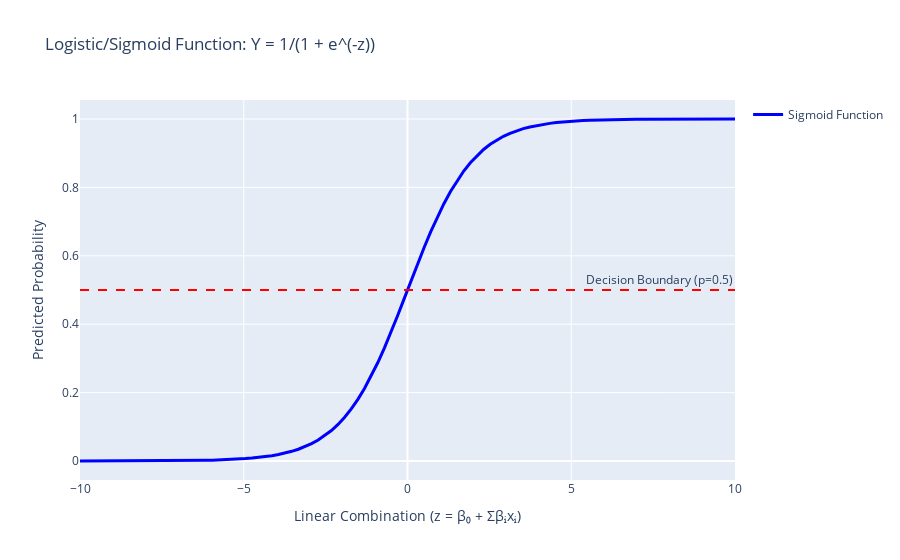
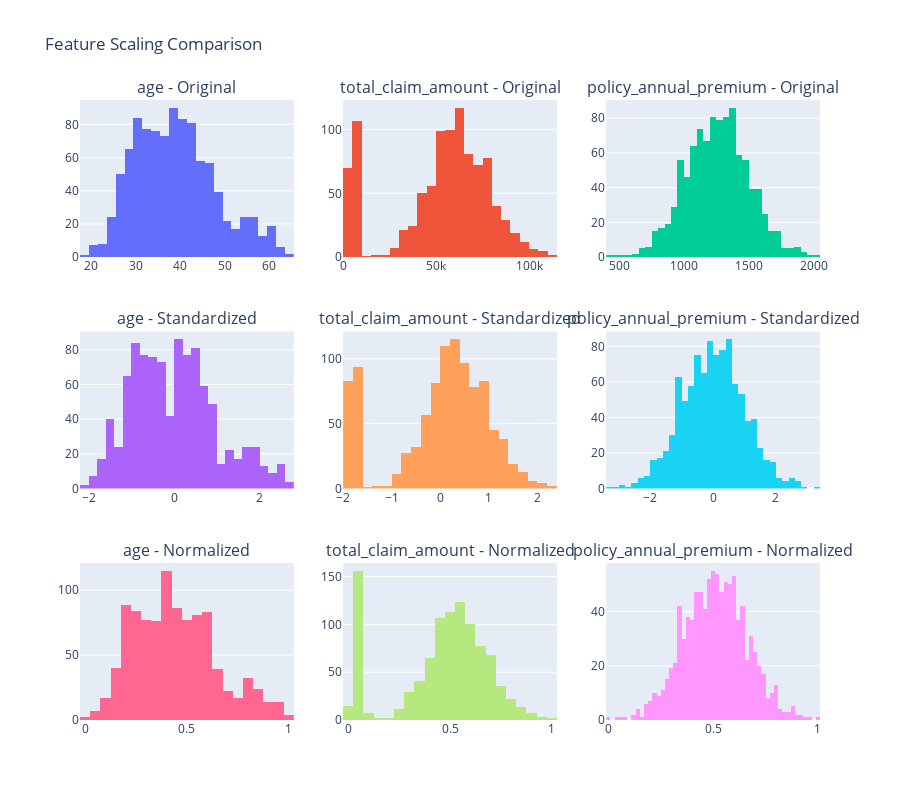
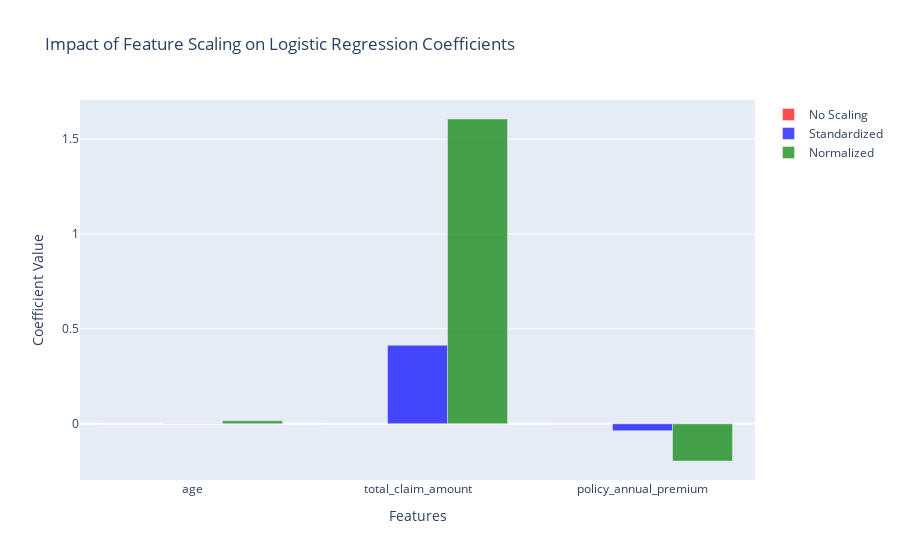

The code cell stored with these charts, in order, in its notebook:
### Markdown cell above
## Week 4: Logistic Regression and Feature Scaling
**Goal:** Establish a solid baseline using the classic logistic regression approach while understanding its mathematical foundation.

**Mathematical Foundation:** Unlike linear regression that directly predicts Y, logistic regression uses the logistic (sigmoid) function to ensure predictions stay between 0 and 1:

$$\text{Logit}(Y) = \log\left(\frac{Y}{1-Y}\right) = \beta_0 + \sum_i \beta_i X_i$$

This transforms to the familiar sigmoid function:
$$Y = \frac{1}{1 + e^{-(\beta_0 + \sum_i \beta_i X_i)}}$$

**Loss Function:** Logistic regression uses cross-entropy loss instead of mean squared error:
$$\text{Loss} = -\frac{1}{N}\sum\left[y_i \log(p_i) + (1-y_i)\log(1-p_i)\right]$$

Where $p_i$ is the predicted probability for the $i^{th}$ sample.

**Feature Scaling Theory:** Scaling is crucial for logistic regression because:
- **Standardization**: $X = \frac{X - X_{\text{mean}}}{X_{\text{std}}}$ (mean=0, std=1)
- **Normalization**: $X = \frac{X - X_{\text{min}}}{X_{\text{max}} - X_{\text{min}}}$ (range 0-1)

Without scaling, features with larger magnitudes dominate gradient descent, causing slow convergence and potentially missing important small-scale features.

**Vulnerabilities:** 
- **Outliers**: Extreme values can cause $\log(p_i) \approx -1000$, heavily influencing the loss
- **Multicollinearity**: Like linear regression, highly correlated features make coefficients unstable
- **Independent samples required**: Time series or correlated data violates assumptions

**Avoiding Overfitting:** I used L2 regularization (ridge penalty) to shrink coefficients and prevent overconfidence in weak patterns. Cross-validation automatically found the best regularization strength.

**Evaluation:** Stuck with AUC as the primary metric for consistency across all weeks. Used LogisticRegressionCV to efficiently tune the regularization parameter (C) across a wide range of values.

**Results:** Surprisingly strong performance with AUC of 0.937 and 89% accuracy. This exceeded expectations for a baseline model and suggests that many fraud patterns are actually linear rather than complex.

**Connection to Data Exploration:** Our EDA revealed clear linear relationships between claim amounts and fraud, plus systematic differences in feature distributions. The box plots and correlation analysis hinted that logistic regression would work well - and it did.

**References:** Yellowdig suggested resource like (https://www.geeksforgeeks.org/machine-learning/logistic-regression-and-the-feature-scaling-ensemble/) and scikit-learn documentation for implementation best practices.

### Code cell
# Demonstrate logistic regression mathematical concepts
if 'df' in globals():
    import numpy as np
    import matplotlib.pyplot as plt
    import seaborn as sns
    from sklearn.preprocessing import StandardScaler, MinMaxScaler
    from sklearn.linear_model import LogisticRegression
    from sklearn.metrics import log_loss
    import plotly.graph_objects as go
    from plotly.subplots import make_subplots

    # 1. code obtained for logistic function.
    z = np.linspace(-10, 10, 100)
    sigmoid = 1 / (1 + np.exp(-z))
    
    fig1 = go.Figure()
    fig1.add_trace(go.Scatter(x=z, y=sigmoid, mode='lines', name='Sigmoid Function',
                             line=dict(width=3, color='blue')))
    fig1.add_hline(y=0.5, line_dash="dash", line_color="red", 
                   annotation_text="Decision Boundary (p=0.5)")
    fig1.update_layout(
        title='Logistic/Sigmoid Function: Y = 1/(1 + e^(-z))',
        xaxis_title='Linear Combination (z = β₀ + Σβᵢxᵢ)',
        yaxis_title='Predicted Probability',
        showlegend=True
    )
    fig1.show()
    
    # 2. Compare different methods using pre-encoded numeric features
    demo_features = ['age', 'total_claim_amount', 'policy_annual_premium']
    X_demo = df[demo_features].copy()
    
    print(f"Using pre-encoded features from centralized encoding (Week 4)")
    print(f"Demo using {len(demo_features)} numeric features for scaling comparison\n")
    
    # Original scale
    scaler_std = StandardScaler()
    scaler_norm = MinMaxScaler()
    
    X_std = scaler_std.fit_transform(X_demo)
    X_norm = scaler_norm.fit_transform(X_demo)
    
   #Visuals
    fig2 = make_subplots(
        rows=3, cols=3,
        subplot_titles=[f'{feat} - Original' for feat in demo_features] + 
                       [f'{feat} - Standardized' for feat in demo_features] + 
                       [f'{feat} - Normalized' for feat in demo_features],
        vertical_spacing=0.12
    )
    
    # Original data
    for i, feat in enumerate(demo_features):
        fig2.add_trace(go.Histogram(x=X_demo[feat], name=f'{feat} Original', 
                                   showlegend=False), row=1, col=i+1)
    
    # Standardized data
    for i, feat in enumerate(demo_features):
        fig2.add_trace(go.Histogram(x=X_std[:, i], name=f'{feat} Standardized',
                                   showlegend=False), row=2, col=i+1)
    
    # Normalized data
    for i, feat in enumerate(demo_features):
        fig2.add_trace(go.Histogram(x=X_norm[:, i], name=f'{feat} Normalized',
                                   showlegend=False), row=3, col=i+1)
    
    fig2.update_layout(height=800, title_text="Feature Scaling Comparison")
    fig2.show()
    
    # 3. Impact of scaling on model coefficients
    y_demo = df['fraud_reported']
    
    models = {
        'No Scaling': LogisticRegression(max_iter=1000, random_state=42),
        'Standardized': LogisticRegression(max_iter=1000, random_state=42),
        'Normalized': LogisticRegression(max_iter=1000, random_state=42)
    }
    
    datasets = {
        'No Scaling': X_demo,
        'Standardized': pd.DataFrame(X_std, columns=demo_features),
        'Normalized': pd.DataFrame(X_norm, columns=demo_features)
    }
    
    coef_comparison = []
    for name, model in models.items():
        X_data = datasets[name]
        model.fit(X_data, y_demo)
        
        for i, feat in enumerate(demo_features):
            coef_comparison.append({
                'Feature': feat,
                'Scaling': name,
                'Coefficient': model.coef_[0][i],
                'Abs_Coefficient': abs(model.coef_[0][i])
            })
    
    coef_df = pd.DataFrame(coef_comparison)
    
    fig3 = go.Figure()
    
    scaling_methods = ['No Scaling', 'Standardized', 'Normalized']
    colors = ['red', 'blue', 'green']
    
    for i, scaling in enumerate(scaling_methods):
        subset = coef_df[coef_df['Scaling'] == scaling]
        fig3.add_trace(go.Bar(
            name=scaling,
            x=subset['Feature'],
            y=subset['Coefficient'],
            marker_color=colors[i],
            opacity=0.7
        ))
    
    fig3.update_layout(
        title='Impact of Feature Scaling on Logistic Regression Coefficients',
        xaxis_title='Features',
        yaxis_title='Coefficient Value',
        barmode='group'
    )
    fig3.show()
    
#Cross entropy
    true_labels = np.array([0, 0, 1, 1, 0, 1, 0, 1])
    prob_ranges = np.linspace(0.001, 0.999, 100)  # Avoid log(0)
    
    losses_for_y1 = [-np.log(p) for p in prob_ranges]  # When true label = 1
    losses_for_y0 = [-np.log(1-p) for p in prob_ranges]  # When true label = 0
    
    fig4 = go.Figure()
    fig4.add_trace(go.Scatter(x=prob_ranges, y=losses_for_y1, mode='lines',
                             name='True Label = 1', line=dict(color='red')))
    fig4.add_trace(go.Scatter(x=prob_ranges, y=losses_for_y0, mode='lines',
                             name='True Label = 0', line=dict(color='blue')))
    fig4.update_layout(
        title='Cross-Entropy Loss Function Behavior',
        xaxis_title='Predicted Probability',
        yaxis_title='Loss Value',
        yaxis=dict(range=[0, 5])
    )
    fig4.show()
    
    print("=== FEATURE SCALING IMPACT SUMMARY ===")
    print("\nOriginal data statistics:")
    print(X_demo.describe())
    print(f"\nCoefficient magnitudes by scaling method:")
    for scaling in scaling_methods:
        subset = coef_df[coef_df['Scaling'] == scaling]
        avg_coef = subset['Abs_Coefficient'].mean()
        print(f"{scaling}: Average |coefficient| = {avg_coef:.4f}")
    
else:
    print("Data not loaded.")

### Figure 1 — Plotly figure (JSON) as saved in the notebook; plotly's stock layout.template omitted (floating-point values rounded to 4 significant figures)
{"data": [{"line": {"color": "blue", "width": 3}, "mode": "lines", "name": "Sigmoid Function", "type": "scatter", "x": [-10.0, -9.798, -9.596, -9.394, -9.192, -8.99, -8.788, -8.586, -8.384, -8.182, -7.98, -7.778, -7.576, -7.374, -7.172, -6.97, -6.768, -6.566, -6.364, -6.162, -5.96, -5.758, -5.556, -5.354, -5.152, -4.949, -4.747, -4.545, -4.343, -4.141, -3.939, -3.737, -3.535, -3.333, -3.131, -2.929, -2.727, -2.525, -2.323, -2.121, -1.919, -1.717, -1.515, -1.313, -1.111, -0.9091, -0.7071, -0.5051, -0.303, -0.101, 0.101, 0.303, 0.5051, 0.7071, 0.9091, 1.111, 1.313, 1.515, 1.717, 1.919, 2.121, 2.323, 2.525, 2.727, 2.929, 3.131, 3.333, 3.535, 3.737, 3.939, 4.141, 4.343, 4.545, 4.747, 4.949, 5.152, 5.354, 5.556, 5.758, 5.96, 6.162, 6.364, 6.566, 6.768, 6.97, 7.172, 7.374, 7.576, 7.778, 7.98, 8.182, 8.384, 8.586, 8.788, 8.99, 9.192, 9.394, 9.596, 9.798, 10.0], "y": [4.54e-05, 5.556e-05, 6.8e-05, 8.322e-05, 0.0001018, 0.0001246, 0.0001525, 0.0001867, 0.0002285, 0.0002796, 0.0003422, 0.0004188, 0.0005125, 0.0006271, 0.0007674, 0.0009391, 0.001149, 0.001406, 0.00172, 0.002104, 0.002574, 0.003149, 0.003851, 0.004709, 0.005757, 0.007037, 0.008599, 0.0105, 0.01283, 0.01565, 0.01909, 0.02326, 0.02832, 0.03445, 0.04183, 0.05072, 0.06138, 0.07411, 0.08922, 0.1071, 0.128, 0.1522, 0.1802, 0.212, 0.2477, 0.2872, 0.3302, 0.3764, 0.4248, 0.4748, 0.5252, 0.5752, 0.6236, 0.6698, 0.7128, 0.7523, 0.788, 0.8198, 0.8478, 0.872, 0.8929, 0.9108, 0.9259, 0.9386, 0.9493, 0.9582, 0.9656, 0.9717, 0.9767, 0.9809, 0.9843, 0.9872, 0.9895, 0.9914, 0.993, 0.9942, 0.9953, 0.9961, 0.9969, 0.9974, 0.9979, 0.9983, 0.9986, 0.9989, 0.9991, 0.9992, 0.9994, 0.9995, 0.9996, 0.9997, 0.9997, 0.9998, 0.9998, 0.9998, 0.9999, 0.9999, 0.9999, 0.9999, 0.9999, 1.0]}], "layout": {"annotations": [{"showarrow": false, "text": "Decision Boundary (p=0.5)", "x": 1, "xanchor": "right", "xref": "x domain", "y": 0.5, "yanchor": "bottom", "yref": "y"}], "shapes": [{"line": {"color": "red", "dash": "dash"}, "type": "line", "x0": 0, "x1": 1, "xref": "x domain", "y0": 0.5, "y1": 0.5, "yref": "y"}], "showlegend": true, "title": {"text": "Logistic/Sigmoid Function: Y = 1/(1 + e^(-z))"}, "xaxis": {"title": {"text": "Linear Combination (z = β₀ + Σβᵢxᵢ)"}}, "yaxis": {"title": {"text": "Predicted Probability"}}}}

### Figure 2 — Plotly figure (JSON) as saved in the notebook; plotly's stock layout.template omitted (floating-point values rounded to 4 significant figures; data arrays with more than 128 entries replaced by an {"elided": "..."} marker saying what was removed)
{"data": [{"name": "age Original", "showlegend": false, "type": "histogram", "x": {"elided": "1000 int values"}, "xaxis": "x", "yaxis": "y"}, {"name": "total_claim_amount Original", "showlegend": false, "type": "histogram", "x": {"elided": "1000 int values"}, "xaxis": "x2", "yaxis": "y2"}, {"name": "policy_annual_premium Original", "showlegend": false, "type": "histogram", "x": {"elided": "1000 float values"}, "xaxis": "x3", "yaxis": "y3"}, {"name": "age Standardized", "showlegend": false, "type": "histogram", "x": {"elided": "1000 float values"}, "xaxis": "x4", "yaxis": "y4"}, {"name": "total_claim_amount Standardized", "showlegend": false, "type": "histogram", "x": {"elided": "1000 float values"}, "xaxis": "x5", "yaxis": "y5"}, {"name": "policy_annual_premium Standardized", "showlegend": false, "type": "histogram", "x": {"elided": "1000 float values"}, "xaxis": "x6", "yaxis": "y6"}, {"name": "age Normalized", "showlegend": false, "type": "histogram", "x": {"elided": "1000 float values"}, "xaxis": "x7", "yaxis": "y7"}, {"name": "total_claim_amount Normalized", "showlegend": false, "type": "histogram", "x": {"elided": "1000 float values"}, "xaxis": "x8", "yaxis": "y8"}, {"name": "policy_annual_premium Normalized", "showlegend": false, "type": "histogram", "x": {"elided": "1000 float values"}, "xaxis": "x9", "yaxis": "y9"}], "layout": {"annotations": [{"font": {"size": 16}, "showarrow": false, "text": "age - Original", "x": 0.1444, "xanchor": "center", "xref": "paper", "y": 1, "yanchor": "bottom", "yref": "paper"}, {"font": {"size": 16}, "showarrow": false, "text": "total_claim_amount - Original", "x": 0.5, "xanchor": "center", "xref": "paper", "y": 1, "yanchor": "bottom", "yref": "paper"}, {"font": {"size": 16}, "showarrow": false, "text": "policy_annual_premium - Original", "x": 0.8556, "xanchor": "center", "xref": "paper", "y": 1, "yanchor": "bottom", "yref": "paper"}, {"font": {"size": 16}, "showarrow": false, "text": "age - Standardized", "x": 0.1444, "xanchor": "center", "xref": "paper", "y": 0.6267, "yanchor": "bottom", "yref": "paper"}, {"font": {"size": 16}, "showarrow": false, "text": "total_claim_amount - Standardized", "x": 0.5, "xanchor": "center", "xref": "paper", "y": 0.6267, "yanchor": "bottom", "yref": "paper"}, {"font": {"size": 16}, "showarrow": false, "text": "policy_annual_premium - Standardized", "x": 0.8556, "xanchor": "center", "xref": "paper", "y": 0.6267, "yanchor": "bottom", "yref": "paper"}, {"font": {"size": 16}, "showarrow": false, "text": "age - Normalized", "x": 0.1444, "xanchor": "center", "xref": "paper", "y": 0.2533, "yanchor": "bottom", "yref": "paper"}, {"font": {"size": 16}, "showarrow": false, "text": "total_claim_amount - Normalized", "x": 0.5, "xanchor": "center", "xref": "paper", "y": 0.2533, "yanchor": "bottom", "yref": "paper"}, {"font": {"size": 16}, "showarrow": false, "text": "policy_annual_premium - Normalized", "x": 0.8556, "xanchor": "center", "xref": "paper", "y": 0.2533, "yanchor": "bottom", "yref": "paper"}], "height": 800, "title": {"text": "Feature Scaling Comparison"}, "xaxis": {"anchor": "y", "domain": [0, 0.2889]}, "xaxis2": {"anchor": "y2", "domain": [0.3556, 0.6444]}, "xaxis3": {"anchor": "y3", "domain": [0.7111, 1]}, "xaxis4": {"anchor": "y4", "domain": [0, 0.2889]}, "xaxis5": {"anchor": "y5", "domain": [0.3556, 0.6444]}, "xaxis6": {"anchor": "y6", "domain": [0.7111, 1]}, "xaxis7": {"anchor": "y7", "domain": [0, 0.2889]}, "xaxis8": {"anchor": "y8", "domain": [0.3556, 0.6444]}, "xaxis9": {"anchor": "y9", "domain": [0.7111, 1]}, "yaxis": {"anchor": "x", "domain": [0.7467, 1]}, "yaxis2": {"anchor": "x2", "domain": [0.7467, 1]}, "yaxis3": {"anchor": "x3", "domain": [0.7467, 1]}, "yaxis4": {"anchor": "x4", "domain": [0.3733, 0.6267]}, "yaxis5": {"anchor": "x5", "domain": [0.3733, 0.6267]}, "yaxis6": {"anchor": "x6", "domain": [0.3733, 0.6267]}, "yaxis7": {"anchor": "x7", "domain": [0, 0.2533]}, "yaxis8": {"anchor": "x8", "domain": [0, 0.2533]}, "yaxis9": {"anchor": "x9", "domain": [0, 0.2533]}}}

### Figure 3 — Plotly figure (JSON) as saved in the notebook; plotly's stock layout.template omitted (floating-point values rounded to 4 significant figures)
{"data": [{"marker": {"color": "red"}, "name": "No Scaling", "opacity": 0.7, "type": "bar", "x": ["age", "total_claim_amount", "policy_annual_premium"], "y": [0.0001387, 1.578e-05, -0.0001486]}, {"marker": {"color": "blue"}, "name": "Standardized", "opacity": 0.7, "type": "bar", "x": ["age", "total_claim_amount", "policy_annual_premium"], "y": [0.001507, 0.4137, -0.03605]}, {"marker": {"color": "green"}, "name": "Normalized", "opacity": 0.7, "type": "bar", "x": ["age", "total_claim_amount", "policy_annual_premium"], "y": [0.01596, 1.606, -0.1959]}], "layout": {"barmode": "group", "title": {"text": "Impact of Feature Scaling on Logistic Regression Coefficients"}, "xaxis": {"title": {"text": "Features"}}, "yaxis": {"title": {"text": "Coefficient Value"}}}}
